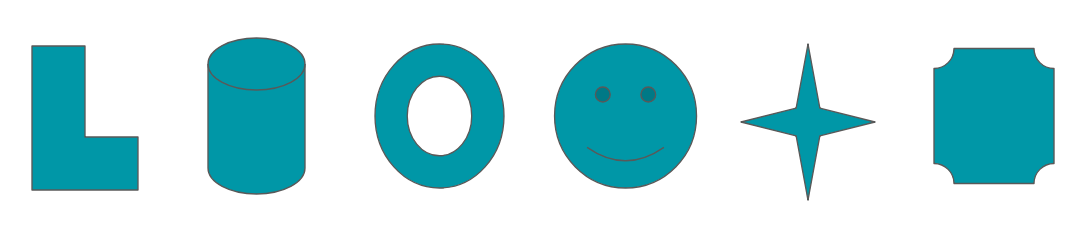
//> input picture ITEM9 centroid_blob/image/multiple.png, 1089 x 236 px
$ ./multiple_blob   (built with g++ and OpenCV 4)
//> lines starting //> are read from the running program, lines starting //| are printed output that depends on the picture; after the words box and inside, x2 and y2 are one past the last pixel; in counts of white or black regions, pixels touching at a corner belong together
#include "pch.h"
#include <opencv2/opencv.hpp>
#include <iostream>
#include <stdio.h>
#include <stdlib.h>

using namespace cv;
using namespace std;

RNG rng(12345);

void find_moments(Mat src);

int main()
{
	String img_path = "./image/multiple.png";
	/// Load source image, convert it to gray
	Mat src, gray;
	src = imread(img_path);
//> src is the input picture: 236 rows x 1089 cols, CV_8UC3; mean B, G, R 228.9, 224.7, 185.2

	cvtColor(src, gray, COLOR_BGR2GRAY);
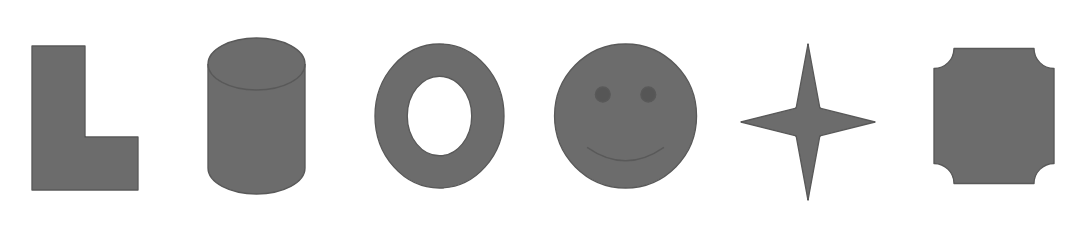
//> gray: 236 rows x 1089 cols, CV_8UC1; min 85, max 255, mean 213.5

	//显示原图
	namedWindow("Source", WINDOW_AUTOSIZE);
	imshow("Source", src);

	// call function to find_moments 寻质心函数
	find_moments(gray);

	waitKey(0);
	return(0);
}

void find_moments(Mat gray)
{
	Mat canny_output;
	//各个轮廓的点集合
	vector<vector<Point> > contours;
	//轮廓输出结果向量
	vector<Vec4i> hierarchy;

	/// Detect edges using canny 边缘算子提取轮廓
	Canny(gray, canny_output, 50, 150, 3);
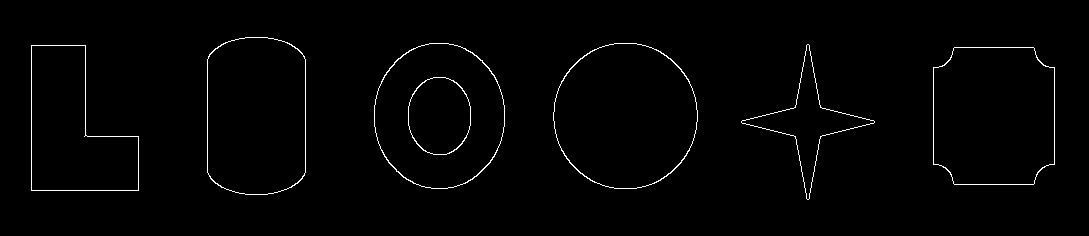
//> canny_output: 236 rows x 1089 cols, CV_8UC1; 1.3% white in thin lines or dots, all inside (x1, y1, x2, y2) = (31, 37, 1055, 200)
	// Find contours 寻找轮廓 RETR_TREE表示提取所有轮廓
	findContours(canny_output, contours, hierarchy, RETR_TREE, CHAIN_APPROX_SIMPLE, Point(0, 0));
//> contours = 14 contours; largest, box (x1, y1, x2, y2) and area: (553, 43, 698, 189) 16502, (553, 43, 698, 189) 16387, (933, 47, 1055, 185) 15312, (933, 47, 1055, 185) 15278, (374, 43, 505, 189) 14964

	/// Get the moments 图像矩
	vector<Moments> mu(contours.size());
//> mu = 14 items
	//求取每个轮廓的矩
	for (int i = 0; i < contours.size(); i++)
	{
		mu[i] = moments(contours[i], false);
	}
//> this loop made 14 passes

	///  Get the centroid of figures. 轮廓质点
	vector<Point2f> mc(contours.size());
	for (int i = 0; i < contours.size(); i++)
	{
		mc[i] = Point2f(mu[i].m10 / mu[i].m00, mu[i].m01 / mu[i].m00);
	}

	/// Draw contours
	//画轮廓
	Mat drawing(canny_output.size(), CV_8UC3, Scalar(255, 255, 255));

	for (int i = 0; i < contours.size(); i++)
	{
		Scalar color = Scalar(167, 151, 0);
		//画轮廓
		drawContours(drawing, contours, i, color, 2, 8, hierarchy, 0, Point());
		//画质心
		circle(drawing, mc[i], 4, color, -1, 7, 0);
	}
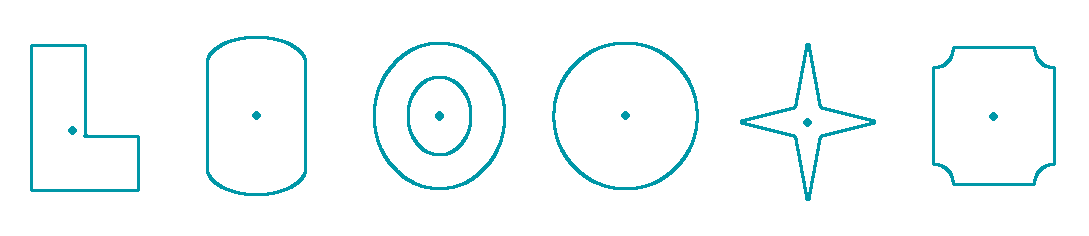
//> drawing: 236 rows x 1089 cols, CV_8UC3; mean B, G, R 251.4, 250.7, 244.5

	/// Show the resultant image
	namedWindow("Contours", WINDOW_AUTOSIZE);
	imshow("Contours", drawing);
	waitKey(0);
}
